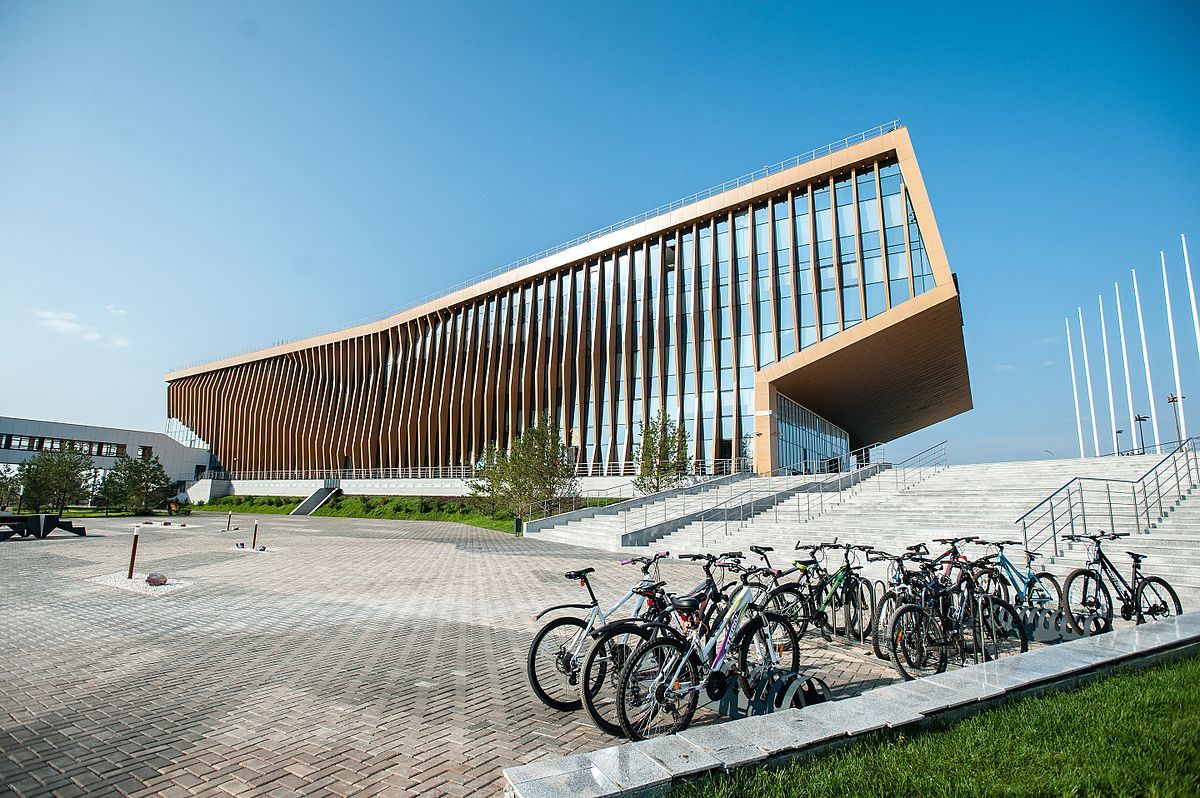
#> input picture HDDA/practise/Innopolis_University.jpg, 1200 x 798 px
$ jupyter execute 'Week 2 Lab.ipynb'
#> lines starting #> are read from the running program, lines starting #| are printed output that depends on the picture
# Linear Algebra and SVD

## Part 1: Linear Algebra Concepts

### 1.1 Vector Norms and Properties
- **Exercise 1**: Compute the 2-norm, 1-norm, and infinity norm of the following vector.

[cell 1]
import numpy as np

def compute_norms(x):
    # Todo
    norm_2 = np.linalg.norm(x)
    norm_1 = np.sum(np.abs(x))
    norm_inf = np.max(np.abs(x))
    return norm_2, norm_1, norm_inf

# Example vector
x = np.array([1, -2, 3, -4])
norms = compute_norms(x)
print(f"2-norm: {norms[0]}, 1-norm: {norms[1]}, Infinity norm: {norms[2]}")

# [9 lines of commented-out code are left out]

- **Exercise 2**: Verify the triangle inequality holds for the vector norms.

[cell 2]
def triangle_inequality(x, y, norm_order=2):
    return np.linalg.norm(x + y, norm_order) <= np.linalg.norm(x, norm_order) + np.linalg.norm(y, norm_order)

# Example vectors
x = np.array([1, -2, 3])
y = np.array([4, -1, 0])
print("Triangle inequality holds:", triangle_inequality(x, y))

### 1.2 Matrix Operations
- **Exercise 3**: Perform basic matrix operations: matrix multiplication, transpose, and inverse.

[cell 3]
# Define two matrices
A = np.array([[1, 2], [3, 4]])
B = np.array([[5, 6], [7, 8]])

# Matrix operations
print("Matrix A:\n", A)
print("Matrix B:\n", B)


# Todo
# Matrix multiplication
print("A * B:\n", A @ B)

# Transpose
print("A Transpose:\n", A.T)

# Inverse
print("A Inverse:\n", np.linalg.inv(A))

- **Exercise 4**: Compute the determinant and rank of a matrix.

[cell 4]
def matrix_properties(A):
    det = np.linalg.det(A)
    rank = np.linalg.matrix_rank(A)
    return det, rank

# Example matrix
A = np.array([[2, 3], [1, 4]])
det, rank = matrix_properties(A)
print(f"Determinant: {det}, Rank: {rank}")

### 1.3 Vector Projection and Orthogonality

- **Exercise 5**: Implement a function to compute the projection of vector (**b**}) onto (**a**).

[cell 5]
def vector_projection(a, b):
    # Todo
    projection = (np.dot(b, a) / np.dot(a, a)) * a
    return projection

# Example usage
a = np.array([1, 2])
b = np.array([3, 4])
print("Projection of b onto a:", vector_projection(a, b))

- **Exercise 6**: Check if two vectors are orthogonal.

[cell 6]
def is_orthogonal(a, b):
    return np.isclose(np.dot(a, b), 0)

# Example vectors
a = np.array([1, 2])
b = np.array([-2, 1])
print("Are a and b orthogonal?", is_orthogonal(a, b))

## Part 2: Singular Value Decomposition (SVD)

### 2.1 SVD Basics
- **Exercise 1**: Perform SVD on a matrix $( A \in \mathbb{R}^{4 \times 4} )$.

[cell 7]
A = np.array([[1, 2, 3, 4],
              [5, 6, 7, 8],
              [9, 10, 11, 12],
              [13, 14, 15, 16]])
# Todo
U, S, Vt = np.linalg.svd(A)
print("Matrix A:\n", A)
print("\nU Matrix:\n", U)
print("\nSingular Values:\n", S)
print("\nV^T Matrix:\n", Vt)

- **Exercise 2**: Reconstruct matrix \( A \) from its SVD components.

[cell 8]
def reconstruct_matrix(U, S, Vt):
    return np.dot(U, np.dot(np.diag(S), Vt))

A_reconstructed = reconstruct_matrix(U, S, Vt)
print("Reconstructed Matrix A:\n", A_reconstructed)

- **Exercise 3**: Compare the original matrix \( A \) with the reconstructed matrix to check reconstruction accuracy.

[cell 9]
reconstruction_error = np.linalg.norm(A - A_reconstructed)
print(f"Reconstruction Error: {reconstruction_error}")

### 2.2 Image Compression with SVD
- **Exercise 4**: Load and display a grayscale image.

[cell 10]
import matplotlib.pyplot as plt
from skimage import io

# Load image
image = io.imread('Innopolis_University.jpg', as_gray=True )
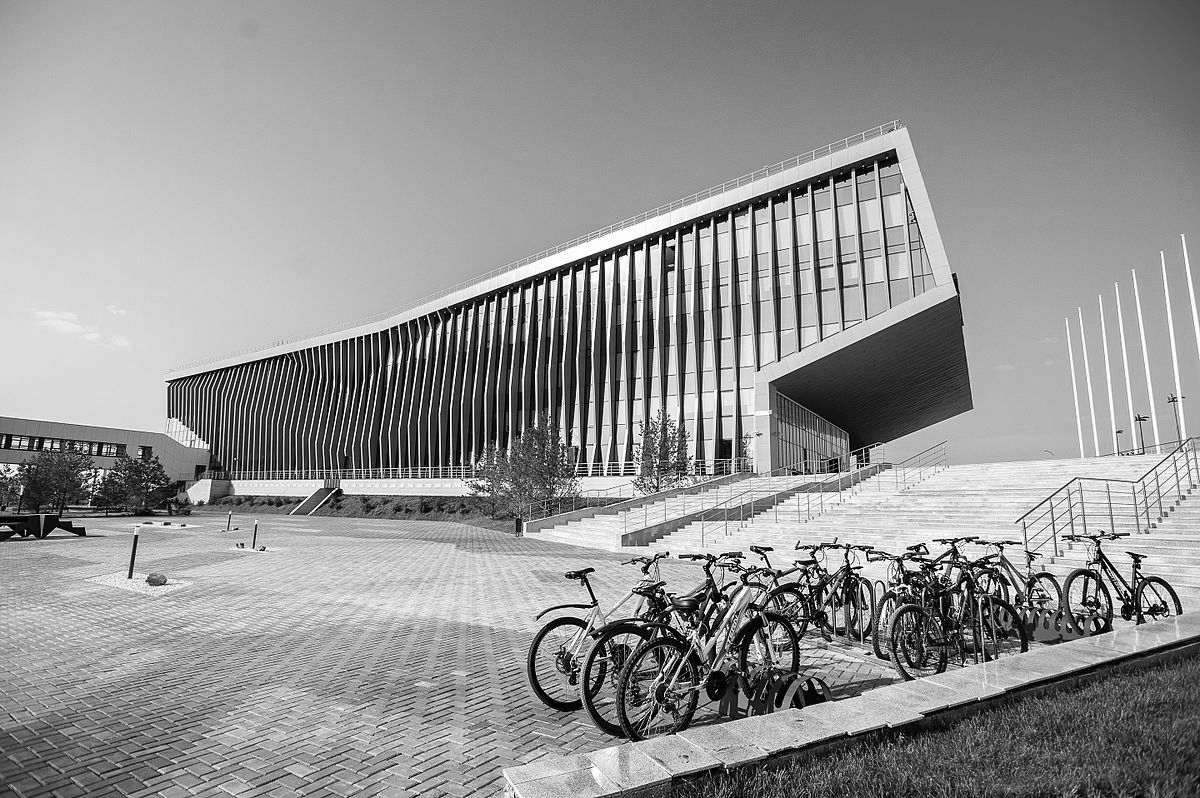
#> image: shape (798, 1200) float64; min 0, max 1, mean 0.576
plt.imshow(image, cmap='gray')
plt.title('Original Image')
plt.show()
print(f'Image size: {np.prod(image.shape)} pixils')
#| Image size: 957600 pixils

- **Exercise 5**:
    - Perform SVD on the image matrix.
    - Reconstruct the image using only the top \( k \) singular values. Plot the compressed image.

[cell 11]
# Todo
U, S, Vt = np.linalg.svd(image)
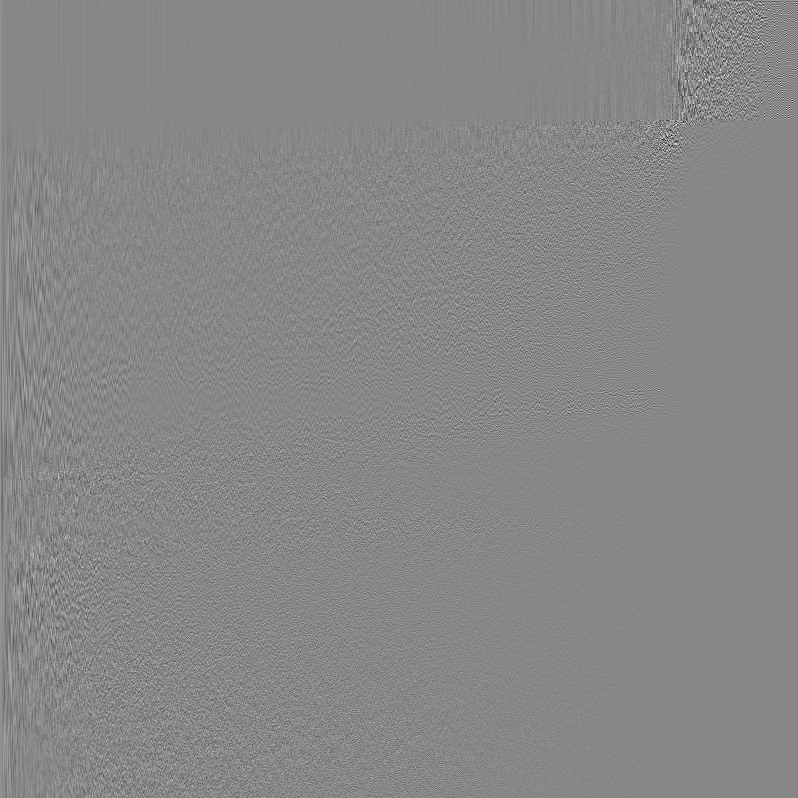
#> U: shape (798, 798) float64; min -0.44, max 0.388, mean 4.11e-05; drawn with min black and max white
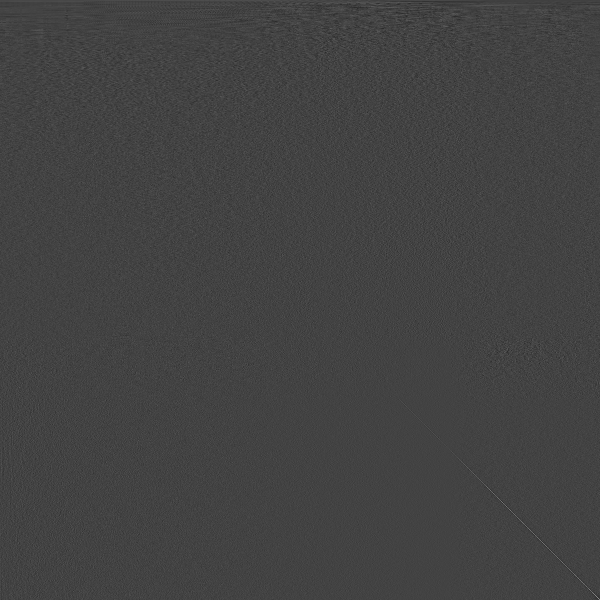
#> Vt: shape (1200, 1200) float64 (shown at 1/2 size); min -0.218, max 0.612, mean 2.11e-05; drawn with min black and max white
#> S = 798 values, max 572.5 at index 0, min 0.0129 at index 797, mean 4.56
print("SVD of Image Matrix done!")

def reconstruct_image(U, S, Vt, k):
    # Todo
#> called with S = array of shape (798,), k = 50
    return np.dot(U[:,:k], np.dot(np.diag(S[:k]),Vt[:k]))
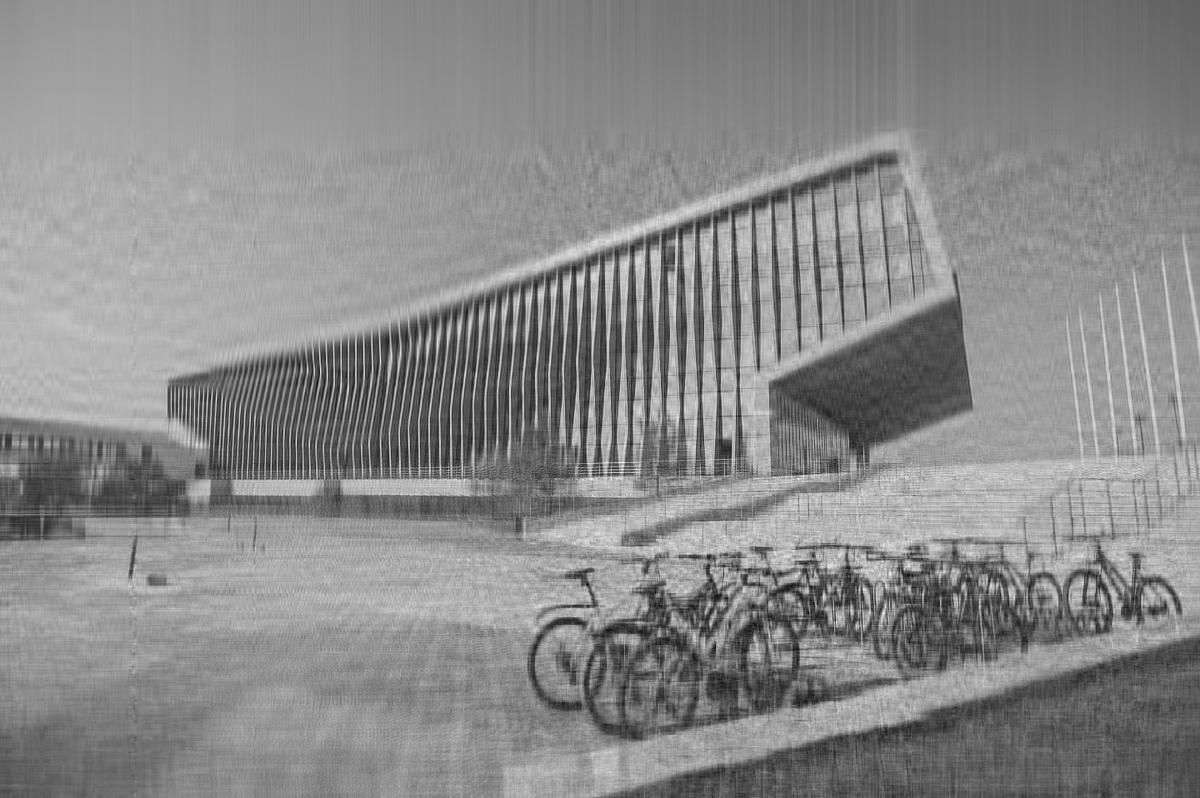
#> returned value: shape (798, 1200) float64; min -0.304, max 1.33, mean 0.576; drawn with min black and max white

# Example usage for k = 50
compressed_image = reconstruct_image(U, S, Vt, 50)
plt.imshow(compressed_image, cmap='gray')
plt.title('Compressed Image (k=50)')
plt.show()

### 2.3 Exploring the Effect of Varying \( k \)
- **Exercise 6**:
    - Try different values of \( k \) to see how the image quality and file size change.
    - Compare the size of the compressed image to the original by counting the number of non-zero elements in the compressed matrix.

[cell 12]
ks = [10, 50, 100, 200]

for k in ks:
    compressed_image = reconstruct_image(U, S, Vt, k)
    plt.imshow(compressed_image, cmap='gray')
    plt.title(f'Compressed Image (k={k})')
    plt.show()
#> this loop made 4 passes
#> pass 1, `compressed_image = reconstruct_image(U, S, Vt, k)`:
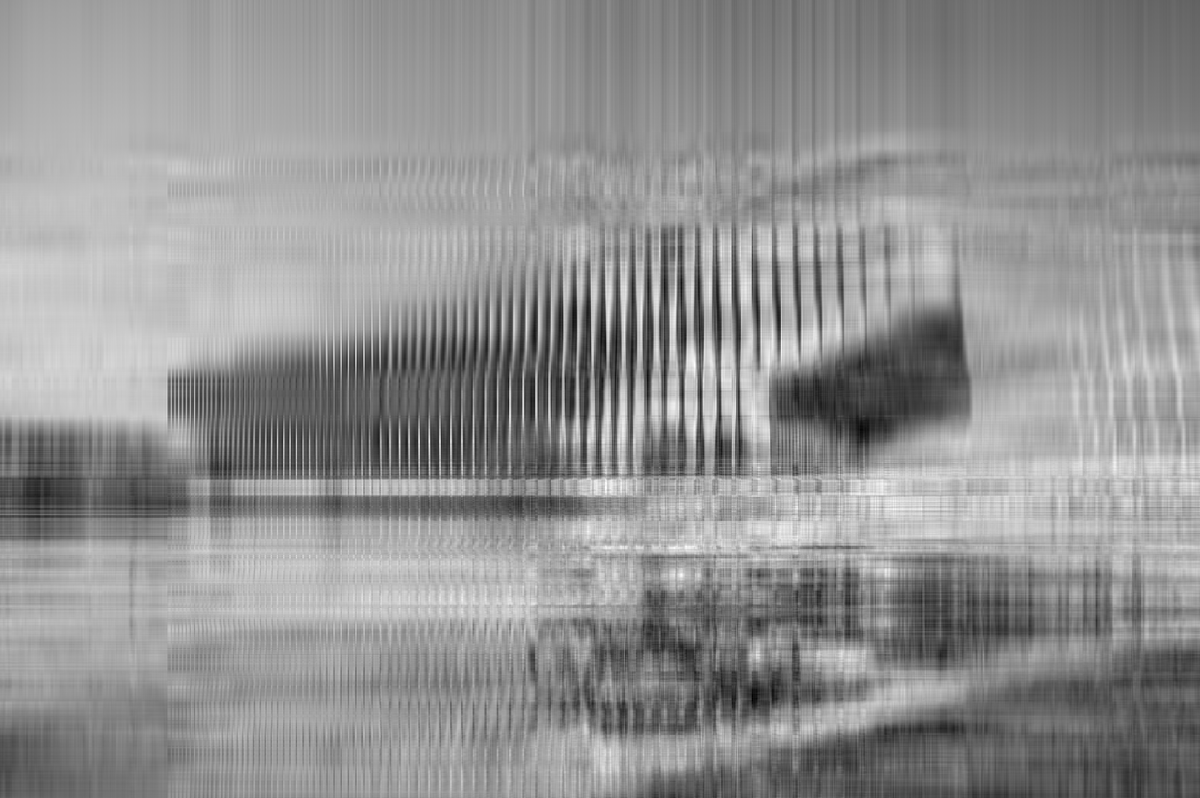
#> compressed_image: shape (798, 1200) float64; min -0.172, max 1.13, mean 0.576; drawn with min black and max white


original_size = U.size + S.size + Vt.size
#> original_size = 2077602
compressed_size_k = lambda k: U[:, :k].size + S[:k].size + Vt[:k, :].size

for k in ks:
    print(f"Original Size: {original_size}, Compressed Size for k={k}: {compressed_size_k(k)}")
